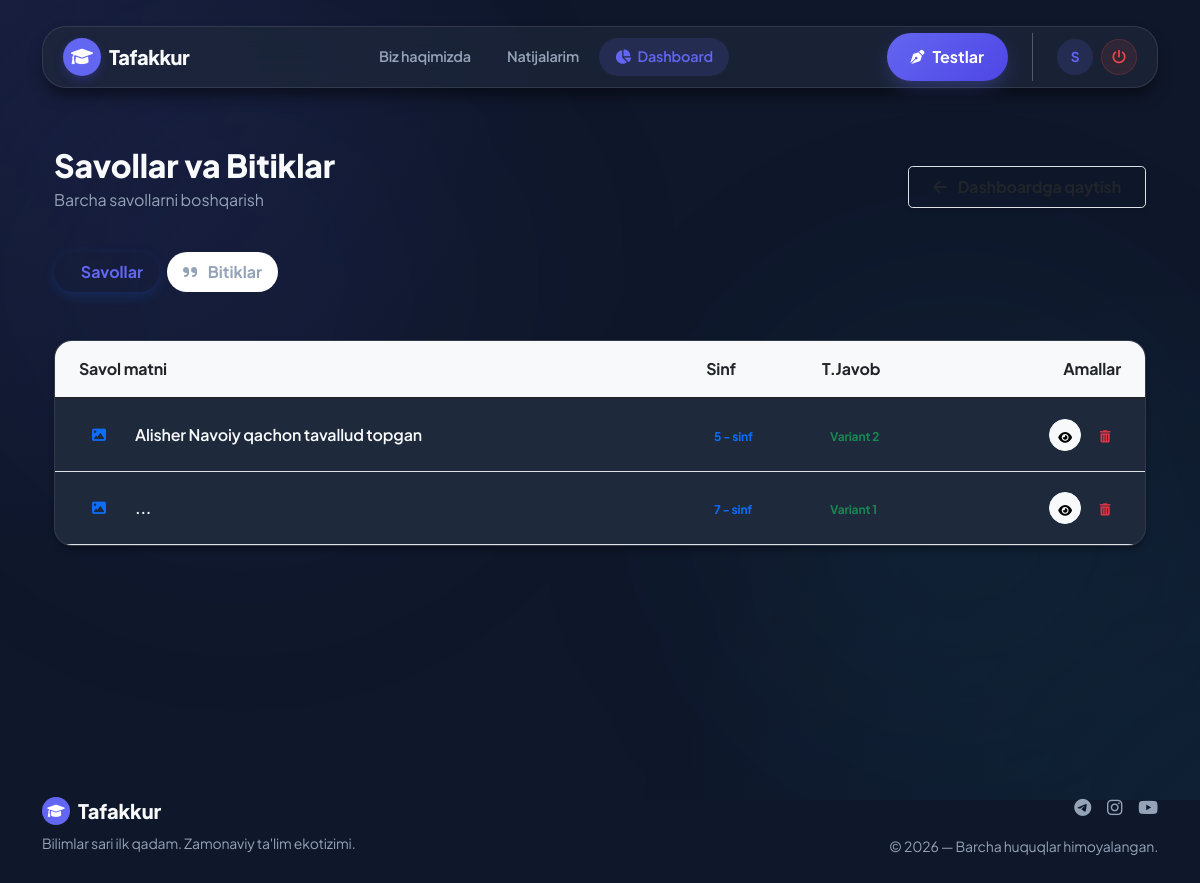
The app's page /quiz/savollar/ (signed in) with its own data.
### quiz/models.py (models this page shows, shortened)
class Savol(models.Model):
    class ToGriJavob(models.TextChoices):
        A = '1', 'Variant A'
        B = '2', 'Variant B'
        C = '3', 'Variant C'
    sinf = models.ForeignKey(
        Sinf,
        on_delete=models.RESTRICT,
        null=True,
        verbose_name="Sinf",
    )
    savol = models.CharField(max_length=500, verbose_name="Savol matni")
    variant1 = models.CharField(max_length=200, verbose_name="Variant A")
    variant2 = models.CharField(max_length=200, verbose_name="Variant B")
    variant3 = models.CharField(max_length=200, verbose_name="Variant C")
    tjavob = models.CharField(
        max_length=1,
        choices=ToGriJavob.choices,
        verbose_name="To'g'ri javob",
    )
    image = models.ImageField(null=True, blank=True, verbose_name="Rasm")
    created_at = models.DateTimeField(auto_now_add=True, verbose_name="Yaratilgan vaqt")
    updated_at = models.DateTimeField(auto_now=True, verbose_name="Yangilangan vaqt")
    class Meta:
        verbose_name = "Savol"
        verbose_name_plural = "Savollar"
        db_table = 'javohir_savol'

class Sinf(models.Model):
    nom = models.CharField(max_length=100, verbose_name="Sinf nomi")
    created_at = models.DateTimeField(auto_now_add=True, verbose_name="Yaratilgan vaqt")
    updated_at = models.DateTimeField(auto_now=True, verbose_name="Yangilangan vaqt")
    class Meta:
        verbose_name = "Sinf"
        verbose_name_plural = "Sinflar"
        ordering = ['nom']
        db_table = 'javohir_sinf'

### quiz/views.py (the view)
# urls.py: path('savollar/', quiz_savollar, name='savollar'),
@staff_member_required
def quiz_savollar(request, pk=None):
    savol_list = Savol.objects.select_related('sinf')
    if pk is not None:
        savol_list = savol_list.filter(sinf_id=pk)
    return render(request, 'quiz/savollar.html', {
        'savollar': savol_list,
        'bitiklar': Bitik.objects.all(),
        'sinflar': _get_sinflar(),
    })

### maktab/context_processors.py (called while the page is built)
def login_modal(request):
    form_class = LoginForm
    context = {
        'sinflar': Sinf.objects.all(),
    }
    if request.session.get('login_error'):
        username = request.session.pop('login_error')
        form = form_class(initial={'username': username})
        form.errors['__all__'] = form.error_class(
            [_("Foydalanuvchi nomi va/yoki parol noto'g'ri")]
        )
        context['LOGIN_FORM'] = form
    else:
        context['LOGIN_FORM'] = form_class()
    return context

### quiz/views.py (called while the page is built)
def _get_sinflar():
    return Sinf.objects.all()

### templates/quiz/savollar.html (shortened to what this page needs)
{% extends 'layouts/base.html' %}
{% load static %}
{% block content %}
<div class="row align-items-center mb-4 fade-up">
    <div class="col-md-6">
        <h2 class="fw-800 text-dark mb-1">Savollar va Bitiklar</h2>
        <p class="text-muted">Barcha savollarni boshqarish</p>
    </div>
    <div class="col-md-6 text-md-end">
        <a href="{% url 'quiz:index' %}" class="btn btn-white border shadow-sm px-4 py-2 rounded-3 fw-bold">
            <i class="fa-solid fa-arrow-left me-2"></i> Dashboardga qaytish
        </a>
    </div>
</div>
<ul class="nav nav-pills mb-5 gap-2 fade-up" style="animation-delay: 0.1s;" id="pills-tab" role="tablist">
    <li class="nav-item" role="presentation">
        <button class="nav-link active rounded-pill px-4 fw-bold" id="pills-savol-tab" data-bs-toggle="pill" data-bs-target="#pills-savol" type="button" role="tab">
             Savollar
        </button>
    </li>
    <li class="nav-item" role="presentation">
        <button class="nav-link rounded-pill px-4 fw-bold" id="pills-bitik-tab" data-bs-toggle="pill" data-bs-target="#pills-bitik" type="button" role="tab">
            <i class="fa-solid fa-quote-right me-2"></i> Bitiklar
        </button>
    </li>
</ul>
<div class="tab-content fade-up" style="animation-delay: 0.2s;" id="pills-tabContent">
    <div class="tab-pane fade show active" id="pills-savol" role="tabpanel">
        <div class="modern-card overflow-hidden">
            <div class="table-responsive">
                <table class="table table-hover align-middle mb-0">
                    <thead class="bg-light">
                        <tr>
                            <th class="px-4 py-3 border-0">Savol matni</th>
                            <th class="py-3 border-0">Sinf</th>
                            <th class="py-3 border-0">T.Javob</th>
                            <th class="px-4 py-3 border-0 text-end">Amallar</th>
                        </tr>
                    </thead>
                    <tbody>
                        {% for q in savollar %}
                        <tr>
                            <td class="px-4 py-3">
                                <div class="d-flex align-items-center gap-3">
                                    {% if q.image %}
                                    <img src="{{ q.image.url }}" class="rounded shadow-sm" style="width: 40px; height: 40px; object-fit: cover;">
                                    {% else %}
                                    <div class="bg-primary-subtle text-primary rounded d-flex align-items-center justify-content-center" style="width: 40px; height: 40px;">
                                        <i class="fa-solid fa-image small text-opacity-50"></i>
                                    </div>
                                    {% endif %}
                                    <span class="fw-600 text-dark">{{ q.savol|truncatechars:60 }}</span>
                                </div>
                            </td>
                            <td class="py-3">
                                <span class="badge bg-primary-subtle text-primary rounded-pill">{{ q.sinf.nom }}</span>
                            </td>
                            <td class="py-3">
                                <span class="badge bg-success-subtle text-success rounded-pill px-2">Variant {{ q.tjavob }}</span>
                            </td>
                            <td class="px-4 py-3 text-end">
                                <div class="d-flex justify-content-end gap-2">
                                    <a href="{% url 'quiz:savol_view' q.id %}" class="btn btn-light btn-sm rounded-circle" style="width: 32px; height: 32px; padding: 0; line-height: 32px;">
                                        <i class="fa-solid fa-eye small"></i>
                                    </a>
                                    <form action="{% url 'quiz:savol_delete' q.id %}" method="post" onsubmit="return confirm('Savolni o\'chirib tashlamoqchimisiz?')">
                                        <button type="submit" class="btn btn-light-danger btn-sm rounded-circle" style="width: 32px; height: 32px; padding: 0;">
                                            <i class="fa-solid fa-trash-can small text-danger"></i>
                                        </button>
                                    </form>
                                </div>
                            </td>
                        </tr>
                        {% empty %}
                        <tr>
                            <td colspan="4" class="text-center py-5 text-muted">Hozircha savollar mavjud emas.</td>
                        </tr>
                        {% endfor %}
                    </tbody>
                </table>
            </div>
        </div>
    </div>
</div>
{% endblock %}

### templates/layouts/base.html (shortened to what this page needs)
{% load static %}
<!DOCTYPE html>
<html lang="uz">
<head>
    <link rel="stylesheet" href="{% static 'vendor/bootstrap/css/bootstrap.min.css' %}">
    <link rel="stylesheet" href="https://cdnjs.cloudflare.com/ajax/libs/font-awesome/6.0.0/css/all.min.css">
    <link rel="stylesheet" href="{% static 'css/style.css' %}">
</head>
<body>
<div class="glow-bg">
    <div class="glow-blob" style="top: -10%; left: -10%;"></div>
</div>
<nav class="navbar navbar-expand-lg navbar-floating sticky-top">
    <div class="container">
        <div class="navbar-container w-100 d-flex flex-wrap flex-lg-nowrap align-items-center">
            <a class="navbar-brand d-flex align-items-center gap-2" href="{% url 'main:index' %}">
                <div class="rounded-circle d-flex align-items-center justify-content-center" style="width: 38px; height: 38px; font-size: 1.1rem; background: var(--brand-primary); color: white; box-shadow: 0 4px 10px rgba(79, 70, 229, 0.3);">
                    <i class="fa-solid fa-graduation-cap"></i>
                </div>
                <span class="fw-800" style="color: var(--text-main); letter-spacing: -0.5px;">Tafakkur</span>
            </a>
            <div class="d-flex align-items-center gap-2 gap-lg-3 ms-auto order-2 order-lg-3">
                {% if request.user.is_authenticated %}
                    <div class="dropdown">
                        <button class="btn btn-primary d-flex align-items-center gap-2 rounded-pill px-3 px-lg-4" type="button" data-bs-toggle="dropdown">
                            <i class="fa-solid fa-pen-nib small"></i> <span class="d-none d-sm-inline">Testlar</span>
                        </button>
                    </div>
                    <div class="d-flex align-items-center gap-2 ms-lg-0">
                        <div class="bg-primary-subtle text-primary rounded-circle d-flex align-items-center justify-content-center fw-bold" style="width: 36px; height: 36px; background-color: var(--brand-primary-light) !important; color: var(--brand-primary) !important; font-size: 0.85rem;">
                            {{ user.username|slice:":1"|upper }}
                        </div>
                        <a class="btn btn-subtle-danger rounded-circle p-0 d-flex align-items-center justify-content-center transition-all"
                           style="width: 36px; height: 36px;"
                           href="javascript:void(0)"
                           onclick="document.getElementById('logout-form').submit();"
                           title="Chiqish">
                            <i class="fa-solid fa-power-off small"></i>
                        </a>
                    </div>
                {% endif %}
            </div>
            <div class="collapse navbar-collapse w-100 flex-lg-grow-1 order-4 order-lg-2" id="nav">
                <ul class="navbar-nav mx-lg-auto gap-1 my-3 my-lg-0">
                    <li class="nav-item">
                        <a class="nav-link px-3 py-2 rounded-pill fw-600 transition-all " href="{% url 'main:about' %}" style="font-size: 0.9rem;">Biz haqimizda</a>
                    </li>
                    {% if request.user.is_authenticated %}
                    <li class="nav-item">
                        <a class="nav-link px-3 py-2 rounded-pill fw-600 transition-all " href="{% url 'main:result' %}" style="font-size: 0.9rem;">Natijalarim</a>
                    </li>
                    {% endif %}
                    {% if request.user.is_staff %}
                    <li class="nav-item">
                        <a class="nav-link px-3 py-2 rounded-pill fw-600 transition-all {% if 'quiz' in request.path %}active text-primary{% endif %}" href="{% url 'quiz:index' %}" style="font-size: 0.9rem;">
                            <i class="fa-solid fa-chart-pie me-1"></i> Dashboard
                        </a>
                    </li>
                    {% endif %}
                </ul>
            </div>
        </div>
    </div>
</nav>
<main class="container py-4 py-md-5" style="min-height: 75vh;">
    {% block content %}{% endblock %}
</main>
<footer class="py-5 mt-5">
    <div class="container">
        <div class="row align-items-center">
            <div class="col-md-6 text-center text-md-start mb-4 mb-md-0">
                <div class="d-flex align-items-center justify-content-center justify-content-md-start gap-2 mb-2">
                    <div class="rounded-circle d-flex align-items-center justify-content-center" style="width: 28px; height: 28px; background: var(--brand-primary); color: white;">
                        <i class="fa-solid fa-graduation-cap small"></i>
                    </div>
                    <h5 class="mb-0 fw-800" style="color: var(--text-main);">Tafakkur</h5>
                </div>
                <p class="text-muted small mb-0">Bilimlar sari ilk qadam. Zamonaviy ta'lim ekotizimi.</p>
            </div>
            <div class="col-md-6 text-center text-md-end">
                <div class="d-flex justify-content-center justify-content-md-end gap-3 mb-3" style="font-size: 1.1rem;">
                    <a href="https://t.me/Javokh96" target="_blank" class="text-muted hover-primary transition-all"><i class="fa-brands fa-telegram"></i></a>
                    <a href="#" class="text-muted hover-primary transition-all"><i class="fa-brands fa-instagram"></i></a>
                    <a href="#" class="text-muted hover-primary transition-all"><i class="fa-brands fa-youtube"></i></a>
                </div>
                <p class="text-muted small mb-0">© {% now "Y" %} — Barcha huquqlar himoyalangan.</p>
            </div>
        </div>
    </div>
</footer>
</body>
</html>

### assets/css/style.css (style rules this page uses)
:root { --brand-primary: #6366f1; --brand-primary-dark: #4f46e5; --brand-primary-light: rgba(99, 102, 241, 0.15); --brand-accent: #22d3ee; --canvas: #0f172a; --surface: #1e293b; --surface-light: #334155; --text-main: #f8fafc; --text-muted: #94a3b8; --border-light: rgba(255, 255, 255, 0.08); --success: #10b981; --danger: #ef4444; --warning: #f59e0b; --glass-bg: rgba(30, 41, 59, 0.7); --glass-border: rgba(255, 255, 255, 0.1); --sh-sm: 0 1px 2px 0 rgba(0, 0, 0, 0.3); --sh-md: 0 4px 6px -1px rgba(0, 0, 0, 0.4); --sh-lg: 0 10px 15px -3px rgba(0, 0, 0, 0.5); --sh-premium: 0 25px 50px -12px rgba(0, 0, 0, 0.6); --radius-md: 12px; --radius-lg: 18px; --radius-xl: 24px; }
body { background-color: var(--canvas) !important; color: var(--text-main); font-family: 'Plus Jakarta Sans', sans-serif; -webkit-font-smoothing: antialiased; letter-spacing: -0.01em; overflow-x: hidden; min-height: 100vh; }
main.container { padding-left: 1.5rem !important; padding-right: 1.5rem !important; }
.fw-800 { font-weight: 800; }
.fw-600 { font-weight: 600; }
.text-dark { color: var(--text-main) !important; }
.text-muted { color: var(--text-muted) !important; }
.btn-subtle-danger { background-color: rgba(239, 68, 68, 0.1) !important; color: #ef4444 !important; border: 1px solid rgba(239, 68, 68, 0.2) !important; }
.glow-bg { position: fixed; top: 0; left: 0; width: 100vw; height: 100vh; z-index: -1; overflow: hidden; pointer-events: none; background: radial-gradient(circle at 0% 0%, rgba(99, 102, 241, 0.1) 0%, transparent 40%), radial-gradient(circle at 100% 100%, rgba(34, 211, 238, 0.05) 0%, transparent 40%); }
.glow-blob { position: absolute; width: 60vw; height: 60vw; background: radial-gradient(circle, rgba(99, 102, 241, 0.08) 0%, transparent 70%); border-radius: 50%; filter: blur(100px); }
.modern-card { background: var(--surface); border: 1px solid var(--border-light); border-radius: var(--radius-lg); box-shadow: var(--sh-md); transition: all 0.4s cubic-bezier(0.16, 1, 0.3, 1); backdrop-filter: blur(12px); -webkit-backdrop-filter: blur(12px); }
.btn-primary { background: linear-gradient(135deg, var(--brand-primary) 0%, var(--brand-primary-dark) 100%); border: none; padding: 12px 28px; font-weight: 700; color: white !important; border-radius: var(--radius-md); box-shadow: 0 8px 20px -5px rgba(99, 102, 241, 0.4); transition: all 0.3s cubic-bezier(0.16, 1, 0.3, 1); }
.navbar-floating { margin-top: 1rem; padding: 10px 0; z-index: 1050; }
.navbar-container { background: var(--glass-bg); backdrop-filter: blur(16px); -webkit-backdrop-filter: blur(16px); border: 1px solid var(--glass-border); border-radius: var(--radius-xl); padding: 6px 20px; box-shadow: var(--sh-lg); }
.nav-link { color: var(--text-muted) !important; font-weight: 600; transition: all 0.2s ease; padding: 8px 16px !important; }

### templates/quiz/savollar.html (style rules this page uses)
.nav-pills .nav-link.active { background-color: var(--primary) !important; box-shadow: 0 4px 12px rgba(37, 99, 235, 0.2); }
.nav-pills .nav-link { color: var(--text-muted); background-color: #fff; border: 1px solid var(--border); }
.fw-800 { font-weight: 800; }
.fw-600 { font-weight: 600; }

### templates/layouts/base.html (style rules this page uses)
.nav-link { color: var(--text-muted) !important; transition: all 0.3s ease; }
.nav-link:hover, .nav-link.active { color: var(--brand-primary) !important; background: var(--brand-primary-light); }

### records on screen
Savol: savol "Alisher Navoiy qachon tavallud topgan", sinf.nom "5 - sinf", tjavob "2"
Savol: savol "...", sinf.nom "7 - sinf", tjavob "1"

### other values on screen
{{ user.username|slice:":1"|upper }} "S"
